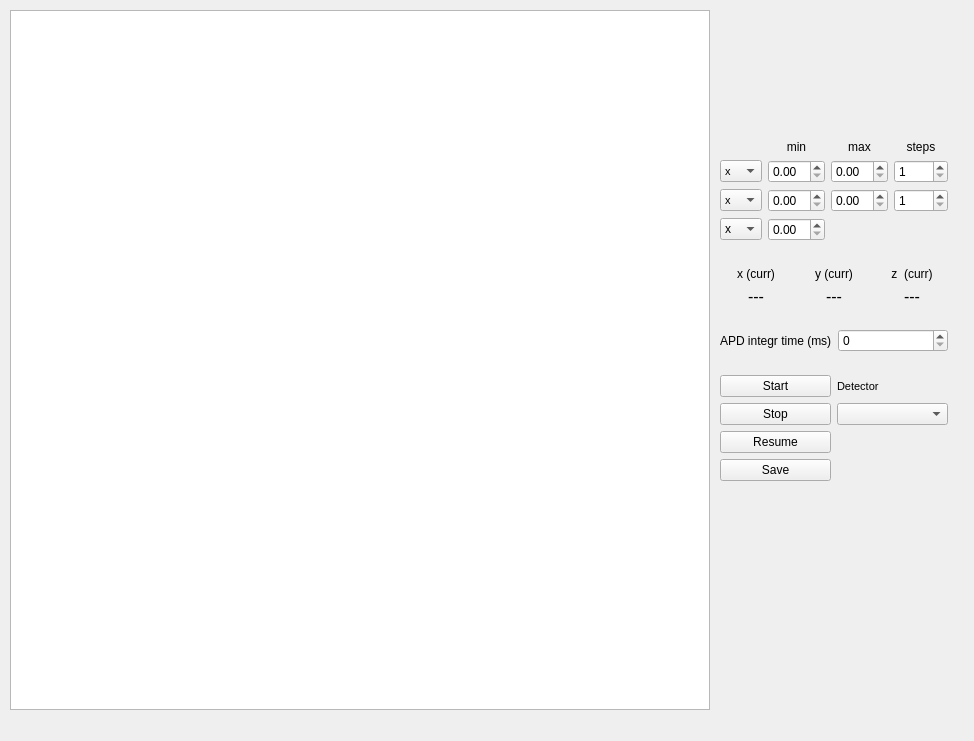
<?xml version="1.0" encoding="UTF-8"?>
<ui version="4.0">
 <class>Form</class>
 <widget class="QWidget" name="Form">
  <property name="geometry">
   <rect>
    <x>0</x>
    <y>0</y>
    <width>974</width>
    <height>741</height>
   </rect>
  </property>
  <property name="windowTitle">
   <string>Form</string>
  </property>
  <widget class="QGraphicsView" name="graphicsView">
   <property name="geometry">
    <rect>
     <x>10</x>
     <y>10</y>
     <width>700</width>
     <height>700</height>
    </rect>
   </property>
  </widget>
  <widget class="QWidget" name="layoutWidget">
   <property name="geometry">
    <rect>
     <x>720</x>
     <y>140</y>
     <width>241</width>
     <height>411</height>
    </rect>
   </property>
   <layout class="QVBoxLayout" name="verticalLayout">
    <property name="sizeConstraint">
     <enum>QLayout::SetFixedSize</enum>
    </property>
    <item>
     <layout class="QGridLayout" name="gridLayout_2">
      <item row="0" column="1">
       <widget class="QLabel" name="label_min">
        <property name="text">
         <string>min</string>
        </property>
        <property name="alignment">
         <set>Qt::AlignCenter</set>
        </property>
       </widget>
      </item>
      <item row="0" column="2">
       <widget class="QLabel" name="label_max">
        <property name="text">
         <string>max</string>
        </property>
        <property name="alignment">
         <set>Qt::AlignCenter</set>
        </property>
       </widget>
      </item>
      <item row="0" column="3">
       <widget class="QLabel" name="label_steps">
        <property name="text">
         <string>steps</string>
        </property>
        <property name="alignment">
         <set>Qt::AlignCenter</set>
        </property>
       </widget>
      </item>
      <item row="1" column="0">
       <widget class="QComboBox" name="cb_scan1">
        <property name="font">
         <font>
          <pointsize>8</pointsize>
         </font>
        </property>
        <item>
         <property name="text">
          <string>x</string>
         </property>
        </item>
        <item>
         <property name="text">
          <string>y</string>
         </property>
        </item>
        <item>
         <property name="text">
          <string>z</string>
         </property>
        </item>
       </widget>
      </item>
      <item row="1" column="1">
       <widget class="QDoubleSpinBox" name="dsB_min1"/>
      </item>
      <item row="1" column="2">
       <widget class="QDoubleSpinBox" name="dsB_max1"/>
      </item>
      <item row="1" column="3">
       <widget class="QDoubleSpinBox" name="dsB_steps1">
        <property name="decimals">
         <number>0</number>
        </property>
        <property name="minimum">
         <double>1.000000000000000</double>
        </property>
        <property name="maximum">
         <double>1000.000000000000000</double>
        </property>
       </widget>
      </item>
      <item row="2" column="0">
       <widget class="QComboBox" name="cb_scan2">
        <property name="font">
         <font>
          <pointsize>8</pointsize>
         </font>
        </property>
        <property name="currentText">
         <string>x</string>
        </property>
        <item>
         <property name="text">
          <string>x</string>
         </property>
        </item>
        <item>
         <property name="text">
          <string>y</string>
         </property>
        </item>
        <item>
         <property name="text">
          <string>z</string>
         </property>
        </item>
       </widget>
      </item>
      <item row="2" column="1">
       <widget class="QDoubleSpinBox" name="dsB_min2"/>
      </item>
      <item row="2" column="2">
       <widget class="QDoubleSpinBox" name="dsB_max2"/>
      </item>
      <item row="2" column="3">
       <widget class="QDoubleSpinBox" name="dsB_steps2">
        <property name="decimals">
         <number>0</number>
        </property>
        <property name="minimum">
         <double>1.000000000000000</double>
        </property>
        <property name="maximum">
         <double>1000.000000000000000</double>
        </property>
       </widget>
      </item>
      <item row="3" column="0">
       <widget class="QComboBox" name="cb_fixed">
        <item>
         <property name="text">
          <string>x</string>
         </property>
        </item>
        <item>
         <property name="text">
          <string>y</string>
         </property>
        </item>
        <item>
         <property name="text">
          <string>z</string>
         </property>
        </item>
       </widget>
      </item>
      <item row="3" column="1">
       <widget class="QDoubleSpinBox" name="dsB_fixed_pos"/>
      </item>
     </layout>
    </item>
    <item>
     <spacer name="horizontalSpacer">
      <property name="orientation">
       <enum>Qt::Horizontal</enum>
      </property>
      <property name="sizeHint" stdset="0">
       <size>
        <width>228</width>
        <height>20</height>
       </size>
      </property>
     </spacer>
    </item>
    <item>
     <layout class="QGridLayout" name="gridLayout_3">
      <item row="0" column="1">
       <widget class="QLabel" name="label_ycurr">
        <property name="text">
         <string>y (curr)</string>
        </property>
        <property name="alignment">
         <set>Qt::AlignCenter</set>
        </property>
       </widget>
      </item>
      <item row="0" column="0">
       <widget class="QLabel" name="label_xcurr">
        <property name="text">
         <string>x (curr)</string>
        </property>
        <property name="alignment">
         <set>Qt::AlignCenter</set>
        </property>
       </widget>
      </item>
      <item row="0" column="2">
       <widget class="QLabel" name="label_zcurr">
        <property name="text">
         <string>z  (curr)</string>
        </property>
        <property name="alignment">
         <set>Qt::AlignCenter</set>
        </property>
       </widget>
      </item>
      <item row="1" column="0">
       <widget class="QLabel" name="label_view_xCurr">
        <property name="font">
         <font>
          <pointsize>12</pointsize>
         </font>
        </property>
        <property name="text">
         <string>---</string>
        </property>
        <property name="alignment">
         <set>Qt::AlignCenter</set>
        </property>
       </widget>
      </item>
      <item row="1" column="1">
       <widget class="QLabel" name="label_view_yCurr">
        <property name="font">
         <font>
          <pointsize>12</pointsize>
         </font>
        </property>
        <property name="text">
         <string>---</string>
        </property>
        <property name="alignment">
         <set>Qt::AlignCenter</set>
        </property>
       </widget>
      </item>
      <item row="1" column="2">
       <widget class="QLabel" name="label_view_zCurr">
        <property name="font">
         <font>
          <pointsize>12</pointsize>
         </font>
        </property>
        <property name="inputMethodHints">
         <set>Qt::ImhNoPredictiveText</set>
        </property>
        <property name="text">
         <string>---</string>
        </property>
        <property name="alignment">
         <set>Qt::AlignCenter</set>
        </property>
       </widget>
      </item>
     </layout>
    </item>
    <item>
     <spacer name="horizontalSpacer_2">
      <property name="orientation">
       <enum>Qt::Horizontal</enum>
      </property>
      <property name="sizeHint" stdset="0">
       <size>
        <width>228</width>
        <height>17</height>
       </size>
      </property>
     </spacer>
    </item>
    <item>
     <layout class="QHBoxLayout" name="horizontalLayout">
      <item>
       <widget class="QLabel" name="label_APD">
        <property name="text">
         <string>APD integr time (ms)</string>
        </property>
       </widget>
      </item>
      <item>
       <widget class="QSpinBox" name="sB_APD"/>
      </item>
     </layout>
    </item>
    <item>
     <spacer name="horizontalSpacer_3">
      <property name="orientation">
       <enum>Qt::Horizontal</enum>
      </property>
      <property name="sizeHint" stdset="0">
       <size>
        <width>228</width>
        <height>17</height>
       </size>
      </property>
     </spacer>
    </item>
    <item>
     <layout class="QGridLayout" name="gridLayout">
      <item row="0" column="0">
       <widget class="QPushButton" name="pushButton_Start">
        <property name="text">
         <string>Start</string>
        </property>
       </widget>
      </item>
      <item row="0" column="1">
       <widget class="QLabel" name="label_detectors">
        <property name="font">
         <font>
          <pointsize>8</pointsize>
         </font>
        </property>
        <property name="text">
         <string>Detector</string>
        </property>
       </widget>
      </item>
      <item row="1" column="0">
       <widget class="QPushButton" name="pushButton_Stop">
        <property name="text">
         <string>Stop</string>
        </property>
       </widget>
      </item>
      <item row="1" column="1">
       <widget class="QComboBox" name="cb_detector"/>
      </item>
      <item row="2" column="0">
       <widget class="QPushButton" name="pushButton_Resume">
        <property name="text">
         <string>Resume</string>
        </property>
       </widget>
      </item>
      <item row="3" column="0">
       <widget class="QPushButton" name="pushButton_Save">
        <property name="text">
         <string>Save</string>
        </property>
       </widget>
      </item>
     </layout>
    </item>
   </layout>
  </widget>
 </widget>
 <resources/>
 <connections/>
</ui>
